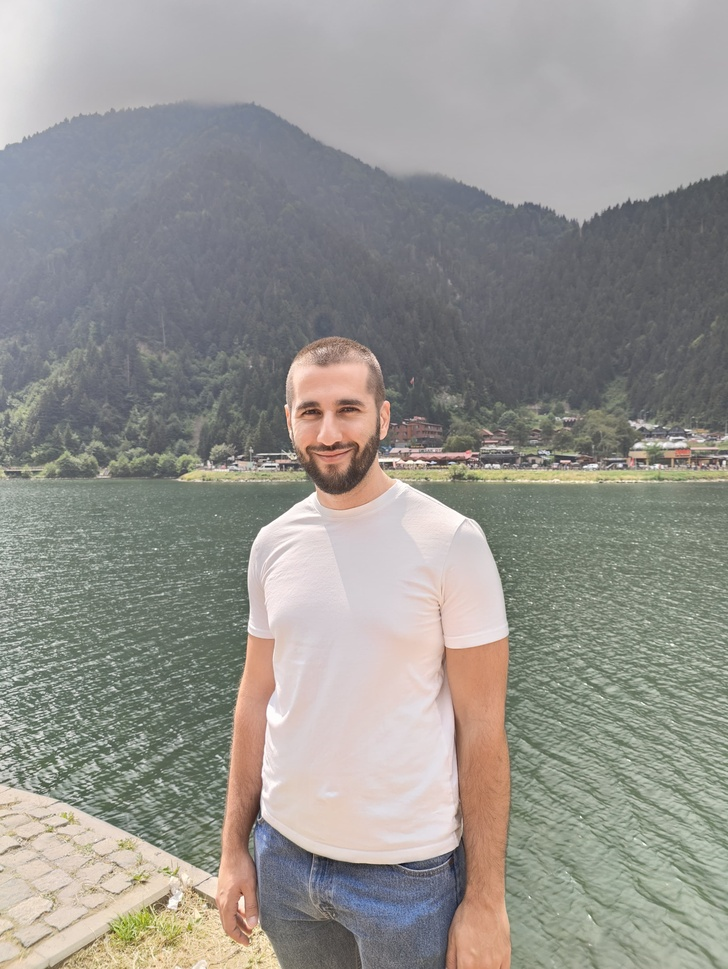
#> input picture images/profile_yahia_1.jpg, 728 x 969 px, shrunk from 3008 x 4000 before the run, found by its file name
$ python crop_image.py
#> lines starting #> are read from the running program, lines starting #| are printed output that depends on the picture
from PIL import Image

# Open the image
img = Image.open('images/profile_yahia_1.jpg')
#> img is the input picture: PIL image 728x969 RGB; mean R, G, B 150.2, 148.5, 144

# Get the dimensions
width, height = img.size
#> width = 728; height = 969

# Calculate crop dimensions for a closer face crop
# Using a smaller crop size and adjusting the center point
crop_size = min(width, height) * 0.7  # Make the crop size smaller
#> crop_size = 509.6
left = (width - crop_size) / 2
#> left = 109.2
top = (height - crop_size) / 2 - height * 0.1  # Move the crop up slightly
#> top = 132.8
right = left + crop_size
#> right = 618.8
bottom = top + crop_size
#> bottom = 642.4

# Crop the image
cropped_img = img.crop((left, top, right, bottom))
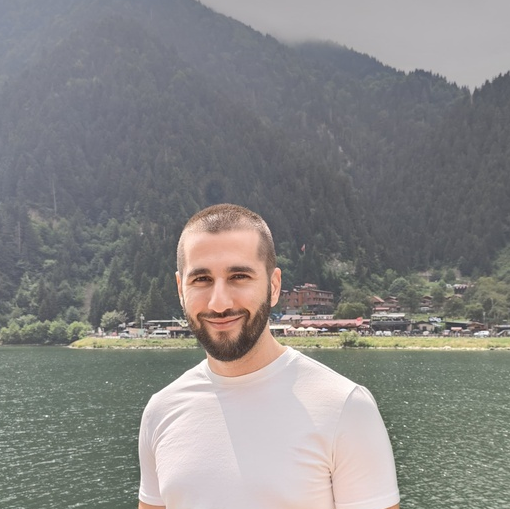
#> cropped_img: PIL image 510x509 RGB; mean R, G, B 135.9, 134.6, 133.8

# Save the cropped image
cropped_img.save('images/profile_yahia_1_cropped.jpg')

$ run again, with images/profile_yahia_2.jpg copied over images/profile_yahia_1.jpg
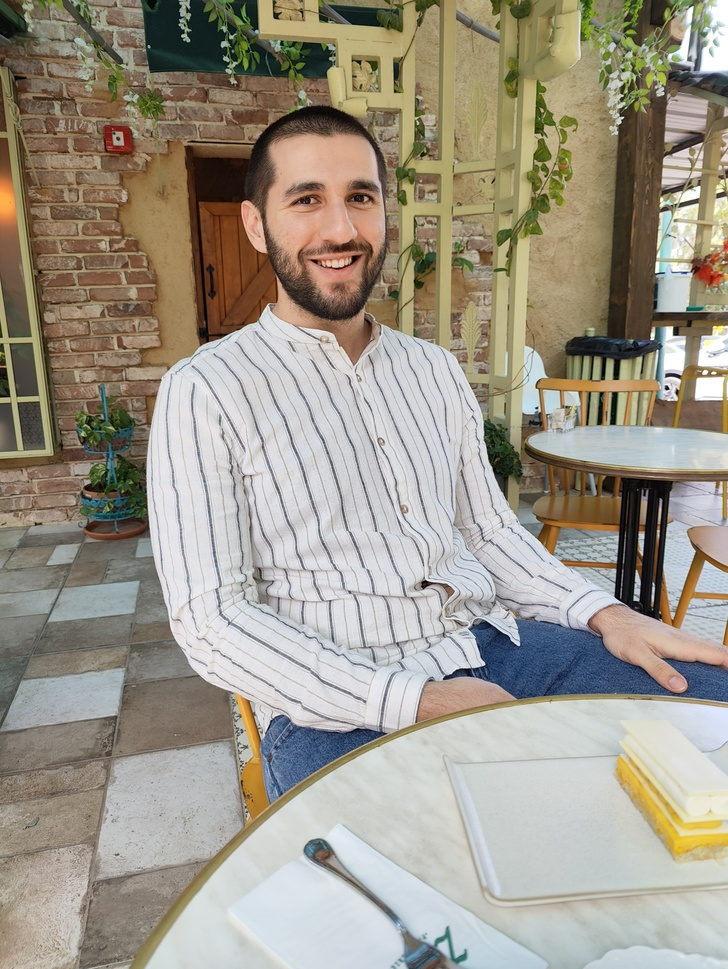
#> input picture images/profile_yahia_2.jpg, 728 x 969 px, shrunk from 3008 x 4000 before the run, found by its file name
#> img is the input picture: PIL image 728x969 RGB; mean R, G, B 157.9, 151.3, 137.8
#> `cropped_img = img.crop((left, top, right, bottom))`:
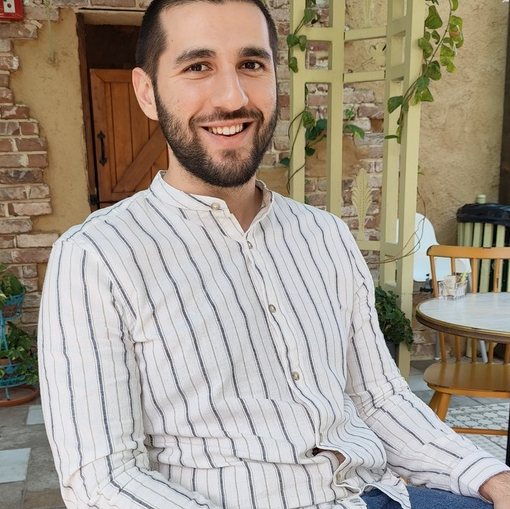
#> cropped_img: PIL image 510x509 RGB; mean R, G, B 163.4, 152.6, 138.3

$ run again, with images/controlnet_blending-thumb.jpg copied over images/profile_yahia_1.jpg
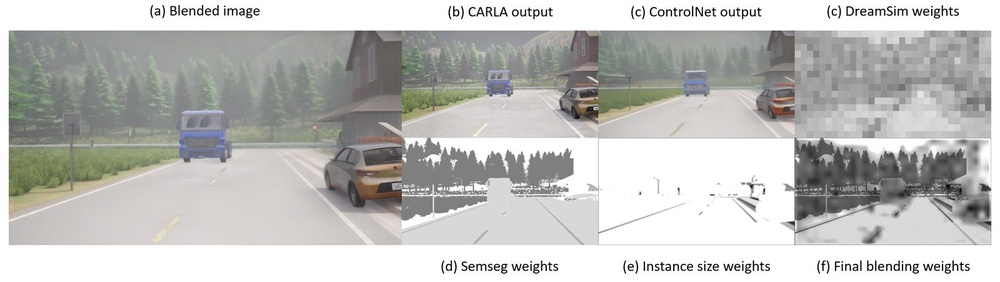
#> input picture images/controlnet_blending-thumb.jpg, 1000 x 282 px, shrunk from 1600 x 451 before the run, found by its file name
#> img is the input picture: PIL image 1000x282 RGB; mean R, G, B 190.6, 190.8, 188.1
#> `cropped_img = img.crop((left, top, right, bottom))`:
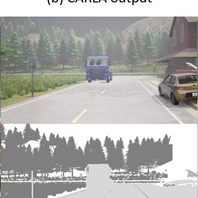
#> cropped_img: PIL image 198x198 RGB; mean R, G, B 175.9, 175.6, 172.7
